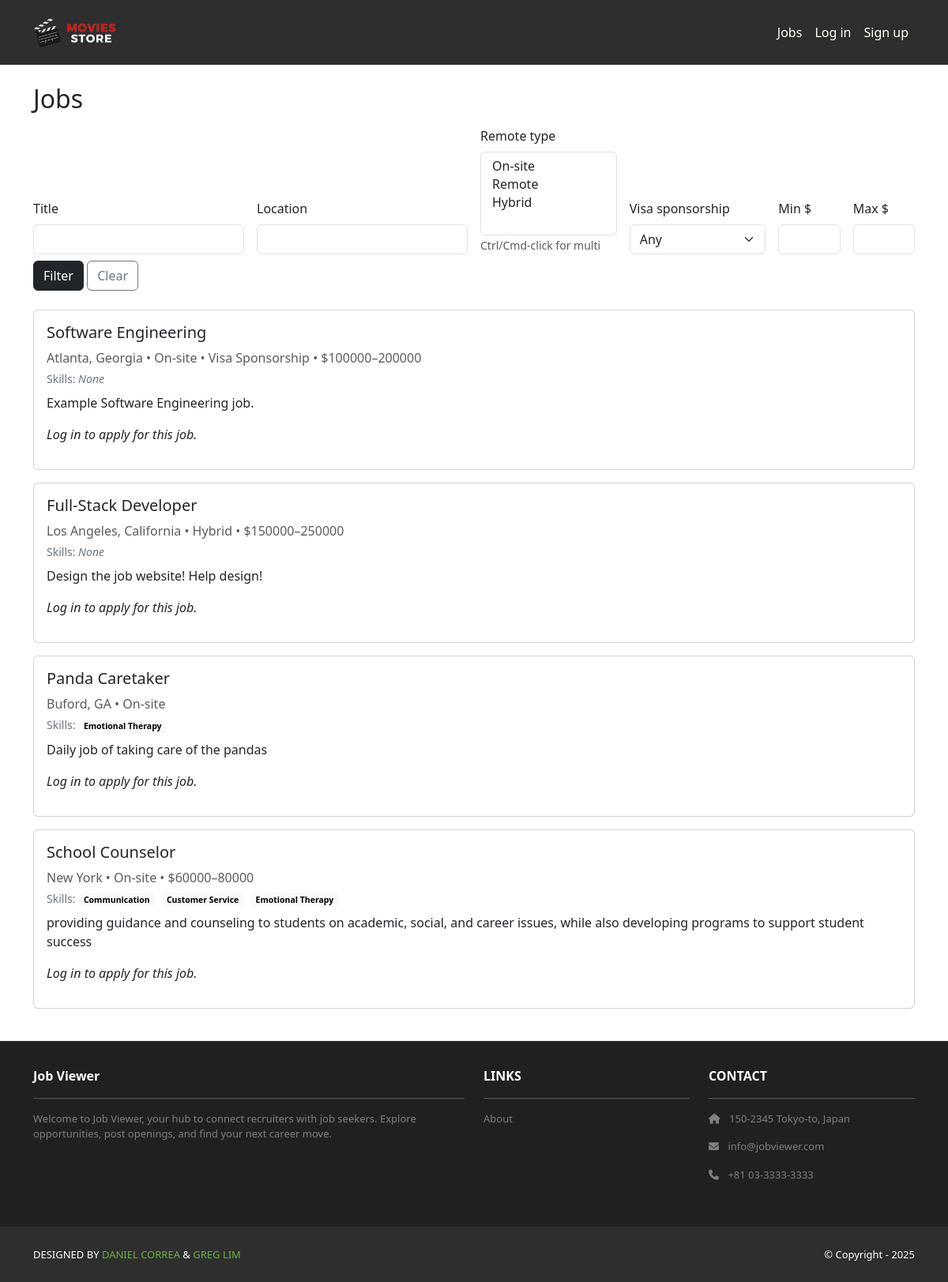
Screenshot of /jobs/ with the database file from the repository.
### jobs/models.py (models this page shows, shortened)
class Job(models.Model):
    class RemoteType(models.TextChoices):
        ONSITE = "ONSITE", "On-site"
        REMOTE = "REMOTE", "Remote"
        HYBRID = "HYBRID", "Hybrid"
    title = models.CharField(max_length=200, db_index=True)
    description = models.TextField()
    location = models.CharField(max_length=200, db_index=True)
    remote_type = models.CharField(max_length=6, choices=RemoteType.choices)
    salary_min = models.PositiveIntegerField(null=True, blank=True)
    salary_max = models.PositiveIntegerField(null=True, blank=True)
    visa_sponsorship = models.BooleanField(default=False)
    min_experience = models.PositiveIntegerField(null=True, blank=True)
    skills = models.ManyToManyField(Skill, blank=True, related_name="jobs")
    created_by = models.ForeignKey(
        settings.AUTH_USER_MODEL,
        on_delete=models.CASCADE,
        related_name="jobs",
        limit_choices_to={"role": "RECRUITER"},
    )
    created_at = models.DateTimeField(auto_now_add=True)

### jobSeekers/models.py (models this page shows, shortened)
class Skill(models.Model):
    name = models.CharField(max_length=255, unique=True)

### jobs/views.py (the view)
# urls.py: path("", views.job_list, name="jobs.list"),
def job_list(request):
    qs = Job.objects.all().select_related("created_by").prefetch_related("skills")
    f = JobFilter(request.GET, queryset=qs)
    selected_remote_types = request.GET.getlist("remote_type")
    applied_jobs = []
    if request.user.is_authenticated and request.user.is_jobseeker:
        applied_jobs = Application.objects.filter(user=request.user).values_list('job_id', flat=True)
    return render(request, "jobs/list.html", {
        "filter": f,
        "jobs": f.qs,
        "selected_remote_types": selected_remote_types,
        "applied_jobs": applied_jobs,
    })

### jobs/templates/jobs/list.html (shortened to what this page needs)
{% extends "base.html" %}
{% load static %}
{% block content %}
<div class="container py-4">
  <h2 class="mb-3">Jobs</h2>
  <form method="get" class="row gy-2 gx-3 align-items-end mb-4">
    <div class="col-sm-3">
      <label class="form-label">Title</label>
      <input class="form-control" type="text" name="title" value="{{ request.GET.title|default_if_none:'' }}">
    </div>
    <div class="col-sm-3">
      <label class="form-label">Location</label>
      <input class="form-control" type="text" name="location" value="{{ request.GET.location|default_if_none:'' }}">
    </div>
    <div class="col-sm-2">
      <label class="form-label">Remote type</label>
      <select class="form-select" name="remote_type" multiple>
        {% for val,label in filter.form.remote_type.field.choices %}
          <option value="{{ val }}" {% if val in selected_remote_types %}selected{% endif %}>{{ label }}</option>
        {% endfor %}
      </select>
      <small class="text-muted">Ctrl/Cmd-click for multi</small>
    </div>
    <div class="col-sm-2">
      <label class="form-label">Visa sponsorship</label>
      <select class="form-select" name="visa_sponsorship">
        <option value="">Any</option>
      </select>
    </div>
    <div class="col-sm-1">
      <label class="form-label">Min $</label>
      <input class="form-control" type="number" name="salary_min" value="{{ request.GET.salary_min|default_if_none:'' }}">
    </div>
    <div class="col-sm-1">
      <label class="form-label">Max $</label>
      <input class="form-control" type="number" name="salary_max" value="{{ request.GET.salary_max|default_if_none:'' }}">
    </div>
    <div class="col-12 mt-2">
      <button class="btn btn-dark">Filter</button>
      <a href="{% url 'jobs.list' %}" class="btn btn-outline-secondary">Clear</a>
    </div>
  </form>
  {% for job in jobs %}
    <div class="card mb-3">
      <div class="card-body">
        <h5 class="card-title">{{ job.title }}</h5>
        <div class="text-muted mb-1">
          {{ job.location }} • {{ job.get_remote_type_display }}
          {% if job.visa_sponsorship %} • Visa Sponsorship{% endif %}
          {% if job.salary_min or job.salary_max %}
            • ${{ job.salary_min|default:"?" }}–{{ job.salary_max|default:"?" }}
          {% endif %}
        </div>
        <div class="small text-secondary mb-2">
          Skills:
          {% for s in job.skills.all %}
            <span class="badge text-bg-light me-1">{{ s.name }}</span>
          {% empty %}
            <em>None</em>
          {% endfor %}
        </div>
        <p class="card-text">{{ job.description|truncatewords:40 }}</p>
        {% if user.is_authenticated %}
        {% if user.is_jobseeker %}
           {% if job.id in applied_jobs %}
           <a href="{% url 'application_status' job.id %}" class="btn btn-primary">
            Check Status
        </a>
          {% else %}
           <button type="button" class="btn btn-success" data-bs-toggle="modal" data-bs-target="#applyModal{{ job.id }}">
               Apply
           </button>
           {% endif %}
           <div class="modal fade" id="applyModal{{ job.id }}" tabindex="-1" aria-hidden="true">            <div class="modal-dialog">
              <div class="modal-content">
                <div class="modal-header">
                  <h5 class="modal-title">Apply for {{ job.title }}</h5>
                  <button type="button" class="btn-close" data-bs-dismiss="modal"></button>
                </div>
                <div class="modal-body">
                  <form method="POST" action="{% url 'apply_job' job.id %}">
                    {% csrf_token %}
                    <div class="mb-3">
                      <label for="message" class="form-label">Message to Employer</label>
                      <textarea class="form-control" id="message" name="message" rows="4" required></textarea>
                    </div>
                    <button type="submit" class="btn btn-primary">Send Application</button>
                  </form>
                </div>
              </div>
            </div>
          </div>
          {% else %}
          <p><em>Log in as Job Seeker to apply</em></p>
          {% endif %}
         {% else %}
           <p><em>Log in to apply for this job.</em></p>
         {% endif %}
      </div>
    </div>
  {% empty %}
    <p>No jobs match your filters.</p>
  {% endfor %}
</div>
{% endblock %}

### jobStore/static/css/style.css (style rules this page uses)
html { outline: 4px dashed hotpink !important; }

### rows the page displays
Job: title "Software Engineering", location "Atlanta, Georgia", remote_type "On-site", visa_sponsorship "• Visa Sponsorship", salary_min "100000", salary_max "200000", description "Example Software Engineering job."
Job: title "Full-Stack Developer", location "Los Angeles, California", remote_type "Hybrid", salary_min "150000", salary_max "250000", description "Design the job website! Help design!"
Job: title "Panda Caretaker", location "Buford, GA", remote_type "On-site", description "Daily job of taking care of the pandas"
Skill: name "Emotional Therapy"
Job: title "School Counselor", location "New York", remote_type "On-site", salary_min "60000", salary_max "80000", description "providing guidance and counseling to students on academic, social, and career issues, while also developing programs to support student success"
Skill: name "Communication"
Skill: name "Customer Service"
